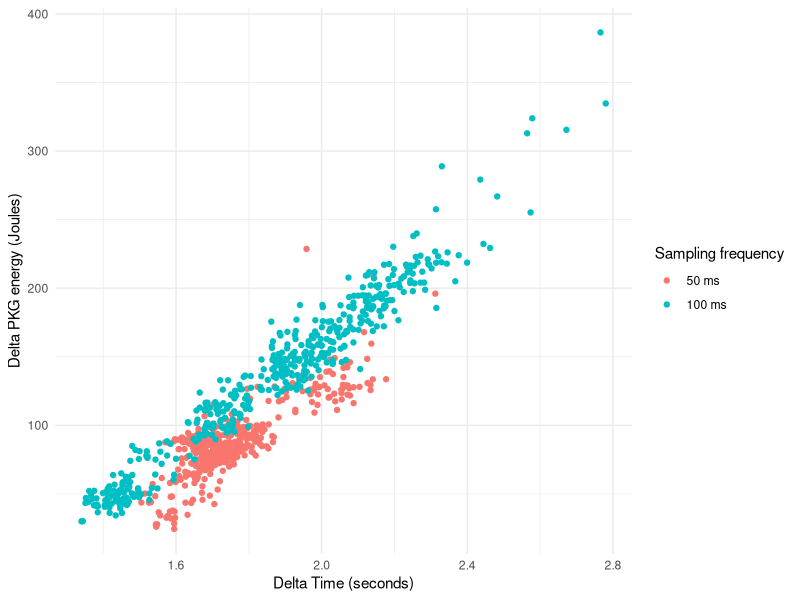
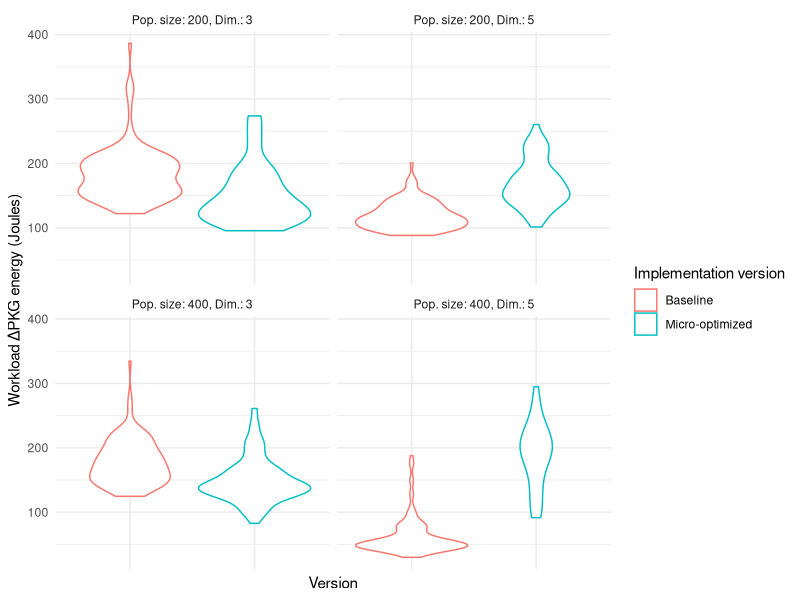
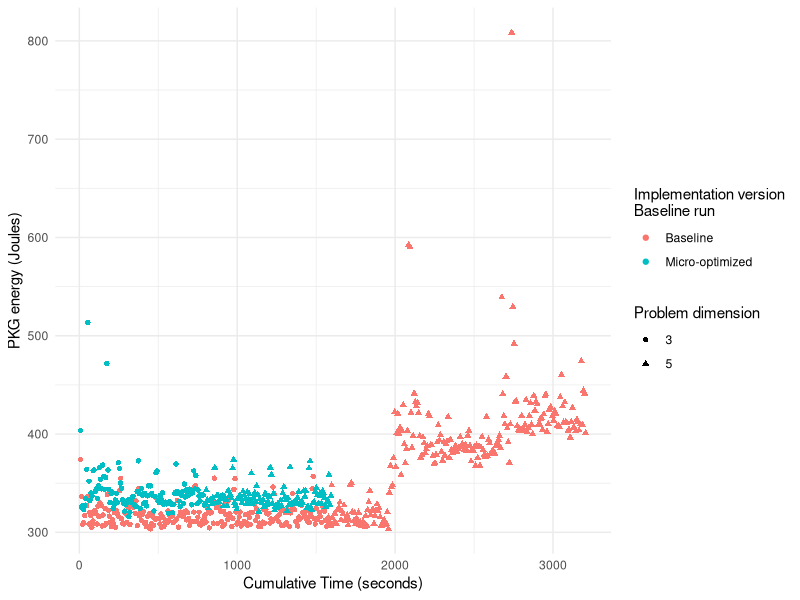
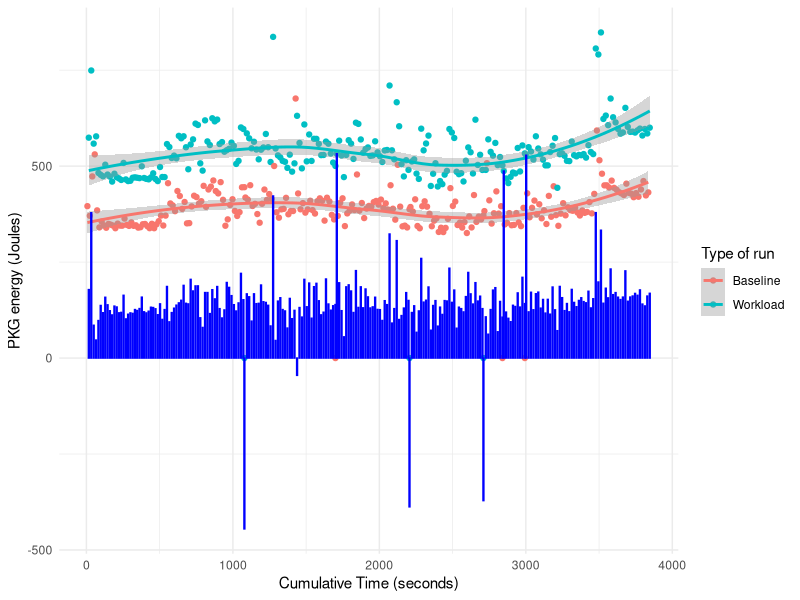
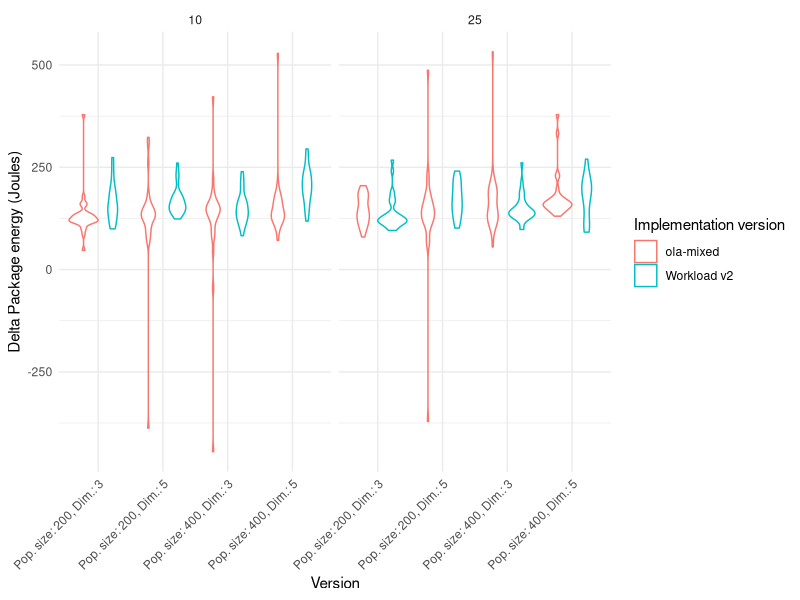
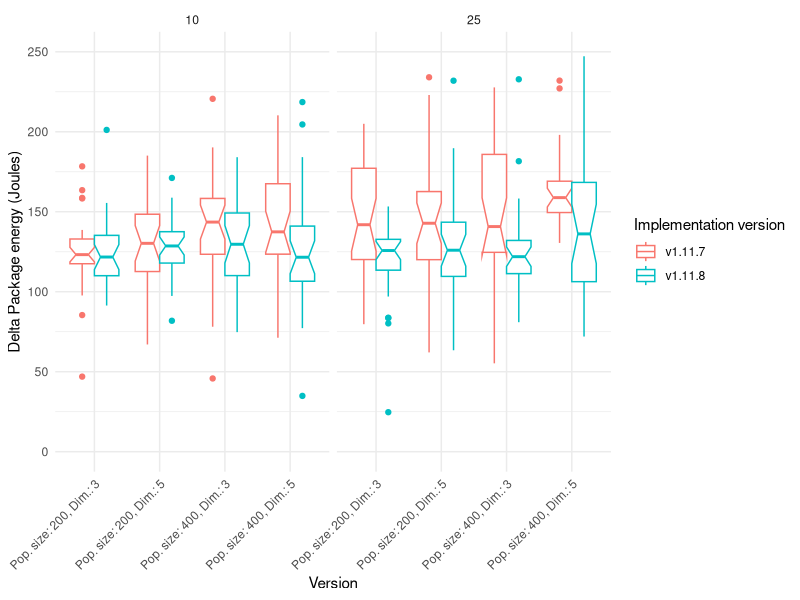
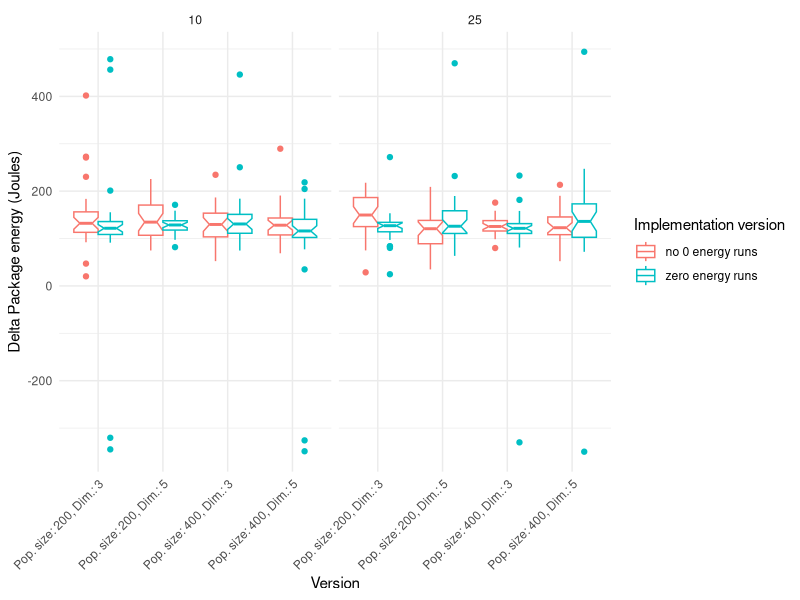
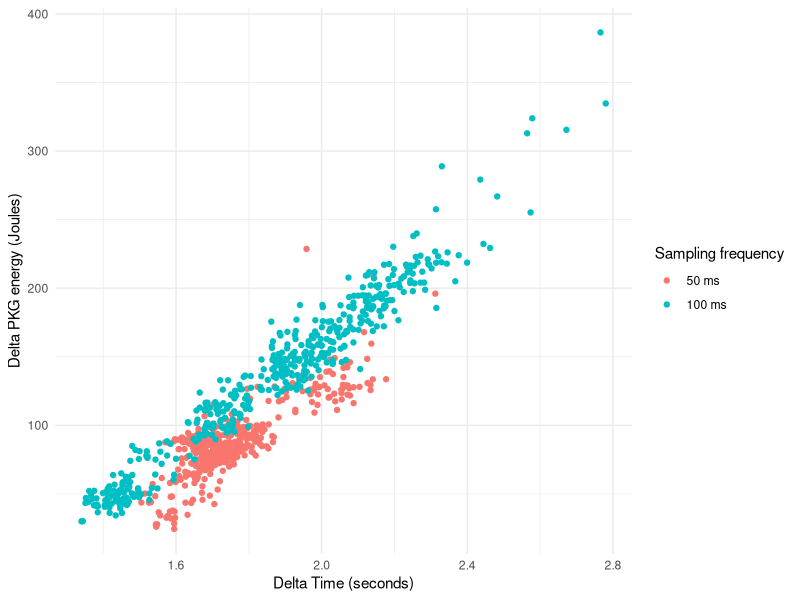

These charts were generated, in order, by the following R code:
## ----ola.base.frequency, echo=FALSE, warning=F, message=F-------------------------------------------
null_baseline_columns <- c("alpha", "max_gens", "different_seeds", "diff_fitness", "generations", "evaluations")
baseline_data_evoapps <- read.csv("data/evoapps-1.11.7-baseline-bna-baseline-16-Oct-11-08-20.csv")
baseline_data_evoapps[ null_baseline_columns ] <- NULL

baseline_data_ola_100s <- read.csv( "data/ola-base-ola-baseline-14-Dec-12-06-42.csv")
baseline_data_ola_100s$work <- "ola-baseline"
baseline_data_ola_100s[null_baseline_columns] <- NULL

initial_baseline_data <- rbind(baseline_data_evoapps, baseline_data_ola_100s)
initial_baseline_data$power <- initial_baseline_data$PKG / initial_baseline_data$seconds
library(ggplot2)
#ggplot(initial_baseline_data,aes(x=PKG,y=seconds,color=work))+geom_point() + theme_minimal() +
  # xlab("Package energy (Joules)") +
  # ylab("Time (seconds)")

library(dplyr)
initial_baseline_data %>% group_by(population_size, dimension, work) %>% summarise(
    mean_pkg = mean(PKG),
    sd_pkg = sd(PKG),
    mean_time = mean(seconds),
    sd_time = sd(seconds),
    mean_power = mean(power),
    sd_power = sd(power)
  ) -> initial_baseline_data_summary

# compute wilcoxon tests between work values for every population_size and dimension
wilcoxon_tests <- function( data, column_name = "PKG" ) {
  wilcoxon_results <- data.frame()
  for (pop_size in unique(data$population_size)) {
    for (dim in unique(data$dimension)) {
      data_subset <- data %>% filter(population_size == pop_size, dimension == dim)
      work_values <- unique(data_subset$work)
      if (length(work_values) == 2) {
        work1_data <- data_subset %>% filter(work == work_values[1]) %>% pull(.data[[column_name]])
        work2_data <- data_subset %>% filter(work == work_values[2]) %>% pull(.data[[column_name]])
        wilcox_test <- wilcox.test(work1_data, work2_data)
        wilcoxon_results <- rbind(wilcoxon_results, data.frame(
          population_size = pop_size,
          dimension = dim,
          work1 = work_values[1],
          work2 = work_values[2],
          p_value = wilcox_test$p.value
        ))
      }
    }
  }
return(wilcoxon_results)
}

wilcoxon_initial_baseline <- wilcoxon_tests( initial_baseline_data )

initial_baseline_data_summary$sd_and_mean_pkg <- paste0("$",
  round(initial_baseline_data_summary$mean_pkg, 2), " \\pm", round(initial_baseline_data_summary$sd_pkg, 2), "$"
)

library(reshape2)
initial_baseline_table <- reshape2::dcast(
  initial_baseline_data_summary,
  population_size + dimension ~ work,
  value.var = "sd_and_mean_pkg"
)

# add a column with the p-values from the wilcoxon tests in wilcoxon_initial_baseline for every population_size and dimension

initial_baseline_table <- merge(
  initial_baseline_table,
  wilcoxon_initial_baseline %>%
    select(population_size, dimension, p_value),
  by = c("population_size", "dimension")
)

initial_baseline_table %>% mutate( p_value = ifelse( as.numeric(p_value) < 0.05, "+", "-" ) ) -> initial_baseline_table

library(kableExtra)

kable(initial_baseline_table, "latex",
      col.names = c("Population size","Dimension","Baseline PKG (J)","Sampling = 100s", "Significant"),
      caption = "Baseline energy consumption for different sampling frequencies",
      escape=FALSE) %>%
  kable_styling( full_width = F)



## ----ola.deltas, echo=FALSE, warning=F, message=F,fig.cap="Workload energy spent vs. time for the initial configuration vs. measurements with sampling period = 100 ms", fig.height=3----
compute_deltas <- function( baseline_summary, workload ) {
  workload$delta_PKG <-0
  workload$delta_seconds <- 0
  for (dim in c(3,5)) {
    for ( pop_size in c(200,400)) {
      number_of_rows <- nrow(workload[ workload$dimension==dim & workload$population_size==pop_size,])
      workload[ workload$dimension==dim & workload$population_size==pop_size,]$delta_PKG <-
      workload[ workload$dimension==dim & workload$population_size==pop_size,]$PKG  -
      rep(baseline_summary[ baseline_summary$population_size == pop_size & baseline_summary$dimension==dim, ]$median_energy,number_of_rows)

      workload[ workload$dimension==dim & workload$population_size==pop_size,]$delta_seconds <-
      workload[ workload$dimension==dim & workload$population_size==pop_size,]$seconds  -
      rep(baseline_summary[ baseline_summary$population_size == pop_size & baseline_summary$dimension==dim, ]$median_time,number_of_rows)
    }
  }
  return (workload)
}

baseline_data_evoapps %>% group_by(dimension,population_size) %>%
  summarise(median_energy=median(PKG), sd_energy=sd(PKG),
            trimmed_mean_energy=mean(PKG,trim=0.2),
            median_time=median(seconds), sd_time=sd(seconds),
            trimmed_mean_time=mean(seconds, trim=0.2)) -> summary_baseline_data_evoapps

workload_data_evoapps <- read.csv("data/evoapps-1.11.7-fix-rand-bna-fix-rand-25-Oct-11-06-07.csv")
workload_data_evoapps <- compute_deltas( summary_baseline_data_evoapps, workload_data_evoapps )

workload_data_evoapps %>% group_by(dimension,population_size,max_gens,alpha) %>%
  summarise(median_delta_energy=median(delta_PKG), sd_delta_energy=sd(delta_PKG),
            trimmed_mean_delta_energy=mean(delta_PKG,trim=0.2),
            median_delta_time=median(delta_seconds), sd_delta_time=sd(delta_seconds),
            trimmed_mean_delta_time=mean(delta_seconds, trim=0.2)) -> summary_workload_data_evoapps

baseline_data_ola_100s %>% group_by(dimension,population_size) %>%
  summarise(median_energy=median(PKG), sd_energy=sd(PKG),
            trimmed_mean_energy=mean(PKG,trim=0.2),
            median_time=median(seconds), sd_time=sd(seconds),
            trimmed_mean_time=mean(seconds, trim=0.2)) -> summary_baseline_data_ola

workload_data_ola <- read.csv("data/ola-1.11.7-ola-14-Dec-13-02-30.csv")
workload_data_ola <- compute_deltas( summary_baseline_data_ola, workload_data_ola )

workload_data <- rbind( workload_data_evoapps, workload_data_ola )

ggplot(workload_data, aes(x=delta_seconds, y=delta_PKG, color=as.factor(work))) +
  geom_point() +
  theme_minimal() +
  xlab("Delta Time (seconds)") +
  ylab("Delta PKG energy (Joules)") +
  guides(color=guide_legend(title="Sampling frequency"))+
  scale_color_discrete(labels = c("50 ms", "100 ms"))

ggsave( "preso/img/workload-sampling-frequency.png", width=6, height=4.5)

## ----ola.micro, echo=FALSE, warning=F, message=F----------------------------------------------------
baseline_ola_v2_data <- read.csv("data/ola-1.11.7-v2-baseline-v2-14-Dec-20-40-47.csv")
baseline_ola_v2_data[ null_baseline_columns ] <- NULL
initial_vs_v2_baseline <- rbind(
  baseline_data_ola_100s %>% mutate( work = "ola-baseline-v1"),
  baseline_ola_v2_data %>% mutate( work = "ola-baseline-v2")
)

wilcoxon_micro_optimization <- wilcoxon_tests( initial_vs_v2_baseline )
initial_vs_v2_baseline %>% group_by(population_size, dimension, work) %>% summarise(
    mean_pkg = mean(PKG),
    sd_pkg = sd(PKG),
    mean_time = mean(seconds),
    sd_time = sd(seconds)
  ) -> initial_vs_v2_baseline_summary

initial_vs_v2_baseline_summary$sd_and_mean_pkg <- paste0("$",
  round(initial_vs_v2_baseline_summary$mean_pkg, 2), " \\pm", round(initial_vs_v2_baseline_summary$sd_pkg, 2), "$"
)

library(reshape2)
initial_vs_v2_baseline_table <- reshape2::dcast(
  initial_vs_v2_baseline_summary,
  population_size + dimension ~ work,
  value.var = "sd_and_mean_pkg"
)

initial_vs_v2_baseline_table <- merge(
  initial_vs_v2_baseline_table,
  wilcoxon_micro_optimization %>%
    select(population_size, dimension, p_value),
  by = c("population_size", "dimension")
)
initial_vs_v2_baseline_table %>% mutate( p_value = ifelse( as.numeric(p_value) < 0.05, "+", "-" ) ) -> initial_vs_v2_baseline_table

kable(initial_vs_v2_baseline_table, "latex",
      col.names = c("Population size","Dimension","Initial version","Micro-optimized version","Significant"),
      caption = "Baseline energy consumption for different implementations of the genetic operators",
      escape=FALSE) %>%
  kable_styling( full_width = F)


## ----ola.micro.plot, echo=FALSE, warning=F, message=F,fig.cap="Workload energy spent vs. time for different implementations of the genetic operators",fig.height=4, fig.pos="h!tb"----
workload_ola_v2_data <- read.csv("data/ola-1.11.7-v2-ola-v2-15-Dec-13-18-43.csv")

baseline_ola_v2_data %>% group_by(population_size, dimension) %>% summarise(
    mean_pkg = mean(PKG),
    sd_pkg = sd(PKG),
    mean_time = mean(seconds),
    sd_time = sd(seconds),
    median_energy = median(PKG),
    median_time = median(seconds),
    trimmed_mean_pkg = mean(PKG, trim=0.2)
  ) -> summary_baseline_ola_v2

workload_ola_v2_data <- compute_deltas( summary_baseline_ola_v2, workload_ola_v2_data )

initial_vs_v2_workload <- rbind(
  workload_data_ola %>% mutate( work = "ola-workload-v1"),
  workload_ola_v2_data %>% mutate( work = "ola-workload-v2")
)

initial_vs_v2_workload$population_dimension <- paste0(
  "Pop. size: ", initial_vs_v2_workload$population_size,
  ", Dim.: ", initial_vs_v2_workload$dimension
)

ggplot(initial_vs_v2_workload, aes(x=work, y=delta_PKG, color=as.factor(work))) +
  geom_violin() +
  theme_minimal() +
  xlab("Version") +
  ylab("Workload ΔPKG energy (Joules)") +
  labs(color="Implementation version") +
  facet_wrap( ~ population_dimension ) +
  scale_color_discrete(labels = c("Baseline", "Micro-optimized"))+
  theme(axis.text.x = element_blank())

ggsave( "preso/img/microptimization-violin-plot.png", width=6, height=4.5)

## ----ola.micro.hysteresis, echo=FALSE, warning=F, message=F,fig.cap="PKG energy data vs. accumulated time for the two baseline runs we are examining", fig.pos="h!tb", fig.height=3----
baseline_data_ola_100s$cumulative_time <- cumsum(baseline_data_ola_100s$seconds)
baseline_data_ola_100s$work <- "Baseline v1"
workload_data_ola$cumulative_time <- cumsum(workload_data_ola$seconds)
workload_data_ola$work <- "Workload v1"
baseline_ola_v2_data$cumulative_time <- cumsum(baseline_ola_v2_data$seconds)
baseline_ola_v2_data$work <- "Baseline v2"
workload_ola_v2_data$cumulative_time <- cumsum(workload_ola_v2_data$seconds)
workload_ola_v2_data$work <- "Workload v2"

ggplot( rbind(baseline_data_ola_100s, baseline_ola_v2_data), aes(x=cumulative_time, y=PKG, color=work, shape=factor(dimension)) ) +
  geom_point() +
  theme_minimal() +
  xlab("Cumulative Time (seconds)") +
  ylab("PKG energy (Joules)") +
  labs(color="Implementation version\nBaseline run", shape="Problem dimension") +
  scale_color_discrete(labels = c("Baseline", "Micro-optimized"))

ggsave( "preso/img/microoptimization-baseline-timeline-plot.png", width=6, height=4.5)

## ----ola.mixed, echo=FALSE, warning=F, message=F,fig.cap="Workload energy spent vs. time for different implementations of the genetic operators after mitigating hysteresis effects",fig.height=3, fig.pos="h!tb"----
ola_mixed_v11_7 <- read.csv("data/ola-1.11.7-mixed-ola-mixed-15-Dec-19-49-11.csv")
ola_mixed_v11_7$cumulative_time <- cumsum(ola_mixed_v11_7$seconds)

for (i in 2:nrow(ola_mixed_v11_7)) {
  if (ola_mixed_v11_7$work[i] == "ola-mixed") {
    ola_mixed_v11_7$delta_seconds[i] <- ola_mixed_v11_7$seconds[i] - ola_mixed_v11_7$seconds[i-1]
    ola_mixed_v11_7$delta_PKG[i] <- ola_mixed_v11_7$PKG[i] - ola_mixed_v11_7$PKG[i-1]
  }
}

ggplot( ola_mixed_v11_7, aes(x=cumulative_time, y=PKG, color=as.factor(work)), group=as.factor(work) ) +
  geom_point() + geom_smooth() +
  geom_bar(ola_mixed_v11_7[ ola_mixed_v11_7$work == "ola-mixed", ], mapping=aes(x=cumulative_time, y=delta_PKG), stat="identity", alpha=0.2, color="blue" ) +
  theme_minimal() +
  xlab("Cumulative Time (seconds)") +
  ylab("PKG energy (Joules)") + labs(color="Type of run") +
  scale_color_discrete(labels = c("Baseline", "Workload"))

ggsave( "preso/img/new-baseline-plot.png", width=6, height=4.5)


## ----ola.mixed.comparison, echo=FALSE, warning=F, message=F,fig.cap="Workload energy spent compared with different ways of measuring the workload effect; we also compare two values of the maximum number of generations run without improving fitness.",fig.height=3, fig.pos="h!tb", fig.height=4----
ola_mixed_v11_7_summary_data <- ola_mixed_v11_7 %>%
  group_by(work,population_size, dimension, max_gens) %>%
  summarise(
    mean_PKG = mean(PKG),
    median_PKG = median(PKG),
    sd_PKG = sd(PKG),
    trimmed_PKG = mean(PKG, trim = 0.2),
    mean_delta_PKG = mean(delta_PKG, trim=0.2),
    sd_delta_PKG = sd(delta_PKG)
  )

ola_mixed_v11_7_deltas_summary_data <- ola_mixed_v11_7 %>%
  group_by(work,population_size, dimension, max_gens) %>%
  summarise(
    mean_PKG = mean(PKG),
    median_PKG = median(PKG),
    sd_PKG = sd(PKG),
    trimmed_PKG = mean(PKG, trim = 0.2),
    mean_delta_PKG = mean(delta_PKG, trim=0.2),
    sd_delta_PKG = sd(delta_PKG)
  )

workload_ola_v2_data %>% group_by(dimension,population_size,max_gens,alpha) %>%
                         summarise(median_delta_energy=median(delta_PKG), sd_delta_energy=sd(delta_PKG),
                                   trimmed_mean_delta_energy=mean(delta_PKG,trim=0.2),
                          median_delta_time=median(delta_seconds), sd_delta_time=sd(delta_seconds),
                          trimmed_mean_delta_time=mean(delta_seconds, trim=0.2)) -> summary_workload_ola_v2_data

ola_mixed_v11_7[ ola_mixed_v11_7$work == "ola-mixed", ] %>%
  group_by(population_size, dimension, max_gens) %>%
  summarise(
    median_delta_energy = median(delta_PKG),
    sd_delta_energy = sd(delta_PKG),
    trimmed_mean_delta_PKG = mean(delta_PKG, trim=0.2),
    median_delta_time=median(delta_seconds),
    sd_delta_time=sd(delta_seconds),
    trimmed_mean_delta_time=mean(delta_seconds, trim=0.2)
  ) -> summary_ola_mixed_deltas

mixed_vs_separated_workload <- rbind( workload_ola_v2_data, ola_mixed_v11_7[ ola_mixed_v11_7$work == "ola-mixed", ] )
mixed_vs_separated_workload$population_dimension <- paste0(
  "Pop. size: ", mixed_vs_separated_workload$population_size,
  ", Dim.: ", mixed_vs_separated_workload$dimension
)

ggplot(mixed_vs_separated_workload, aes(x=population_dimension, y=delta_PKG, color=as.factor(work))) +
  geom_violin(position="dodge") +
  theme_minimal() +
  xlab("Version") +
  ylab("Delta Package energy (Joules)") +
  labs(color="Implementation version") + # x ticks rotated
  theme(axis.text.x = element_text(angle = 45, hjust = 1)) +
  facet_wrap( ~ max_gens )

# ggplot(mixed_vs_separated_workload, aes(x=population_dimension, y=delta_PKG, color=as.factor(max_gens))) +
#   geom_boxplot(position="dodge") +
#   theme_minimal() +
#   xlab("Version") +
#   ylab("Delta Package energy (Joules)") +
#   labs(color="Implementation version") + # x ticks rotated
#   theme(axis.text.x = element_text(angle = 45, hjust = 1)) +
#   facet_wrap( ~ work )


## ----ola.v11_8, echo=F, warning=F, message=F, fig.cap="Comparing Julia versions. We have clipped the y axis to 0,250", fig.height=4, fig.pos="h!tb"----
ola_mixed_v11_8 <- read.csv("data/ola-1.11.8-mixed-inverted-ola-mixed-inverted-16-Dec-09-02-52.csv")
ola_mixed_v11_8$cumulative_time <- cumsum(ola_mixed_v11_8$seconds)
for (i in 2:nrow(ola_mixed_v11_8)) {
  if (ola_mixed_v11_8$work[i] == "ola-mixed-inverted") {
    ola_mixed_v11_8$delta_seconds[i] <- ola_mixed_v11_8$seconds[i] - ola_mixed_v11_8$seconds[i-1]
    ola_mixed_v11_8$delta_PKG[i] <- ola_mixed_v11_8$PKG[i] - ola_mixed_v11_8$PKG[i-1]
  }
}

ola_mixed_v11_7_workload <- ola_mixed_v11_7[ ola_mixed_v11_7$work == "ola-mixed",]
ola_mixed_v11_7_workload$work <- "v1.11.7"
ola_mixed_v11_8_workload <- ola_mixed_v11_8[ ola_mixed_v11_8$work == "ola-mixed-inverted",]
ola_mixed_v11_8_workload$work <- "v1.11.8"

ola_v11_7_vs_8_data  <- rbind(ola_mixed_v11_7_workload,ola_mixed_v11_8_workload)
ola_v11_7_vs_8_data$population_dimension <- paste0(
  "Pop. size: ", ola_v11_7_vs_8_data$population_size,
  ", Dim.: ", ola_v11_7_vs_8_data$dimension
)

ggplot(ola_v11_7_vs_8_data, aes(x=population_dimension, y=delta_PKG, color=as.factor(work))) +
  geom_boxplot(position="dodge",notch=T) +
  theme_minimal() +
  xlab("Version") +
  ylab("Delta Package energy (Joules)") +
  labs(color="Implementation version") + # x ticks rotated
  theme(axis.text.x = element_text(angle = 45, hjust = 1)) +
  ylim(0,250)+
  facet_wrap(~ max_gens)

ggsave( "preso/img/version-comparison-plot.png", width=6, height=4.5)


## ----ola.no0, echo=F, fig.height=4, fig.cap="Avoiding zero energy runs, comparison of results"------
ola_mixed_no0 <- read.csv("data/ola-1.11.8-ola-no0-16-Dec-17-43-49.csv" )
ola_mixed_no0$cumulative_time <- cumsum(ola_mixed_no0$seconds)
for (i in 2:nrow(ola_mixed_no0)) {
  if (ola_mixed_no0$work[i] == "ola-no0") {
    ola_mixed_no0$delta_seconds[i] <- ola_mixed_no0$seconds[i] - ola_mixed_no0$seconds[i-1]
    ola_mixed_no0$delta_PKG[i] <- ola_mixed_no0$PKG[i] - ola_mixed_no0$PKG[i-1]
  }
}

ola_mixed_v11_8_workload$work <- "zero energy runs"
ola_mixed_no0_workload <- ola_mixed_no0[ ola_mixed_no0$work == "ola-no0",]
ola_mixed_no0_workload$work <- "no 0 energy runs"

ola_0_vs_no0_data  <- rbind(ola_mixed_v11_8_workload,ola_mixed_no0_workload)
ola_0_vs_no0_data$population_dimension <- paste0(
  "Pop. size: ", ola_0_vs_no0_data$population_size,
  ", Dim.: ", ola_0_vs_no0_data$dimension
)

ggplot(ola_0_vs_no0_data, aes(x=population_dimension, y=delta_PKG, color=as.factor(work))) +
  geom_boxplot(position="dodge",notch=T) +
  theme_minimal() +
  xlab("Version") +
  ylab("Delta Package energy (Joules)") +
  labs(color="Implementation version") + # x ticks rotated
  theme(axis.text.x = element_text(angle = 45, hjust = 1)) +
  facet_wrap(~ max_gens)
